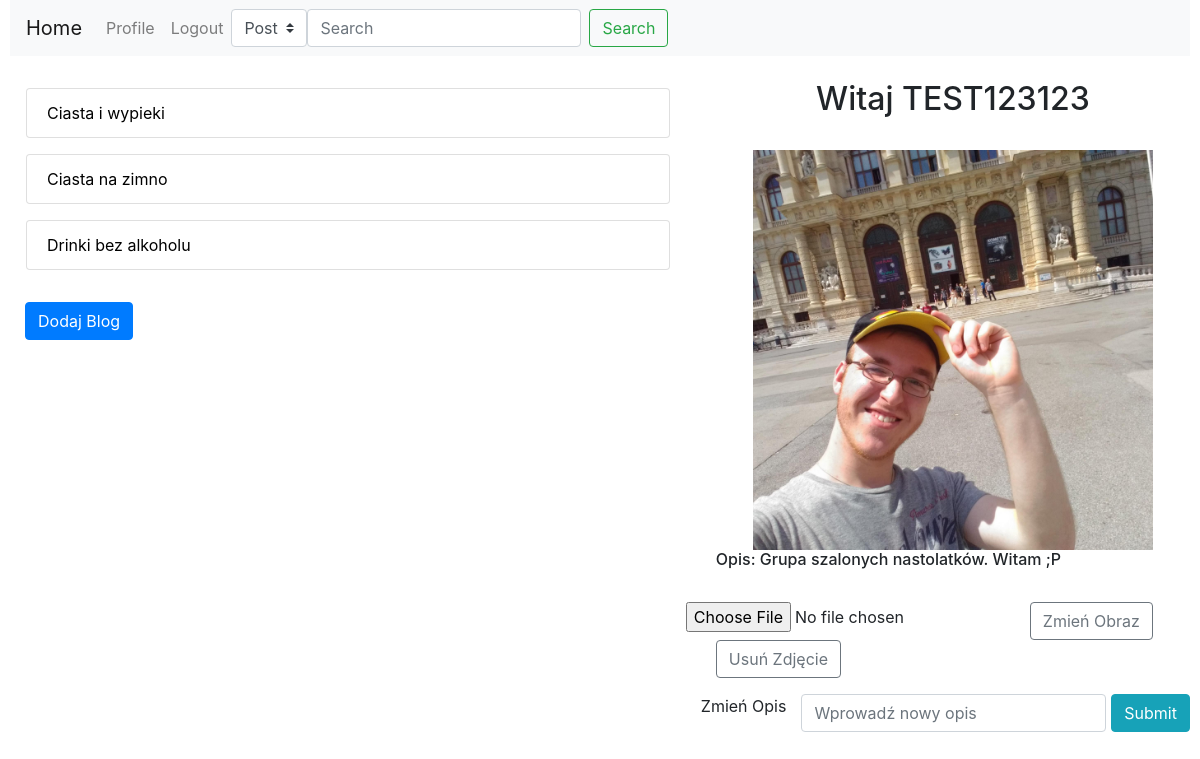
/profile/ (signed in), run on an earlier commit of the app's database.
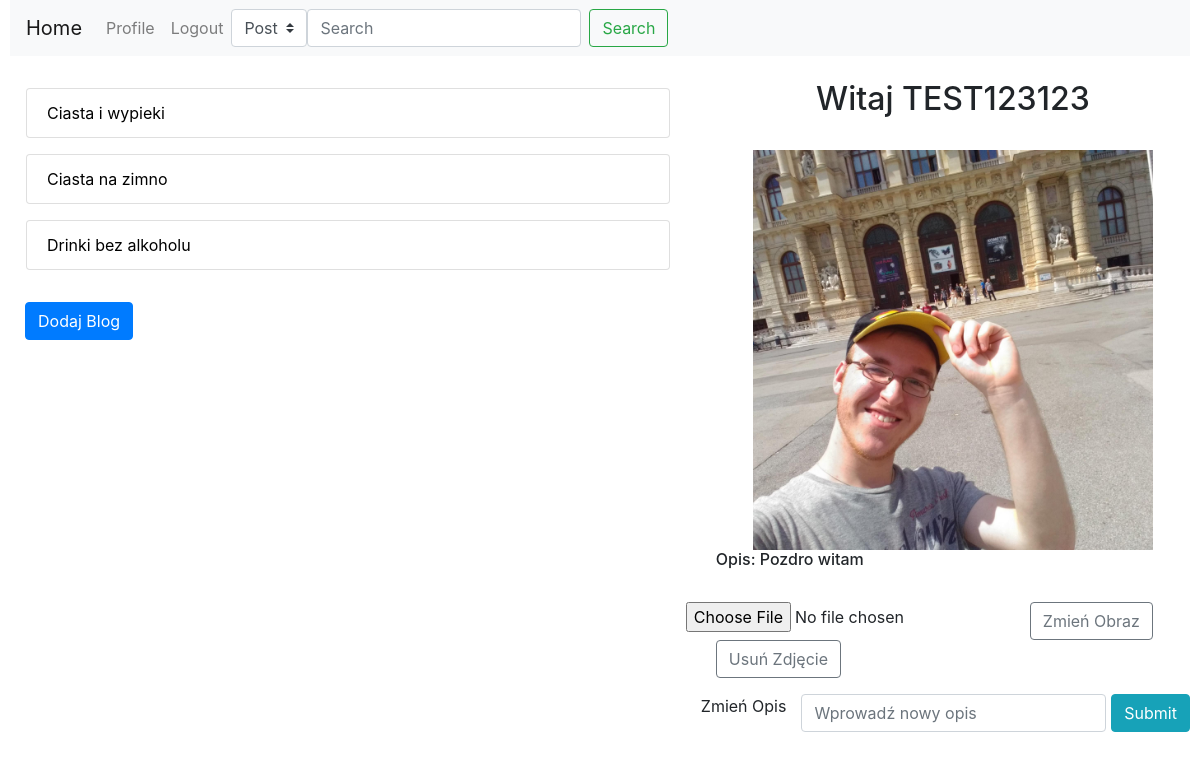
And on a later commit of the database.
### Blog/models.py (models this page shows, shortened)
class Profil(models.Model):
    User=models.OneToOneField(User,on_delete=models.CASCADE,primary_key=True)
    Zdjecie=models.ImageField(default='Profilowe/default_pic.jpg',upload_to=path_and_rename)
    Opis=models.CharField(max_length=1000,blank=True)

### Blog/views.py (the view)
# urls.py: path('profile/',views.profile,name='profile'),
def profile(request):
    if request.user.is_authenticated:
        p = models.Profil.objects.get(User=request.user)
        b = models.Blog.objects.filter(IDAutor = request.user)
        return render(request,"Blog/profile.html",{'account': p, 'blogs':b})
    else:
        messages.error(request,'Nie jesteś zalogowany !')
        return redirect('home')

### Blog/templates/Blog/profile.html (shortened to what this page needs)
{%extends 'Blog/base.html'%}
{%block content%}
<div class="row">
  <div class="col-7">
    {%if blogs%}
    <nav class="nav flex-column">
            <ul class="list-group" >
            {%for blog in blogs%}
            <a class="nav-link" href="{{blog.IDBlog}}/details">
              <div class="">
                <li class="list-group-item hovered">{{blog.Nazwa}}</li>
              </div>
            </a>
            {%endfor%}
            </ul>
          </nav>
          <br>
          {%else%}
          <h4>Nie masz żadnych blogów</h4>
          {%endif%}
    <div class="col-7">
      <button type="button" class="btn btn-primary" data-toggle="modal" data-target="#exampleModalCentered">
        Dodaj Blog
      </button>
    </div>
  </div>
  <div class="col-5">
      <div class="text-center">
         <h2>Witaj {{account.User.username}}</h2>
      </div>
      <br>
          <div class="form-group">
            <div class="text-center" >
              <img src="/Obrazki/{{account.Zdjecie}}"  height="400">
            </div>
            <div>
              <h6>Opis: {{account.Opis}}</h6>
            </div>
            <br>
            <div class="row">
                <form action="{% url 'newImage' %}" method="POST" enctype="multipart/form-data">
                  <div class="row">
                        <input type="file" name="Zdjecie" accept="image/png, image/jpeg">
                        <button class="btn btn-outline-secondary" type="submit">Zmień Obraz</button>
                  </div>
                </form>
              <div class="col">
                <form action="{% url 'default_pic' %}" method="GET">
                  <button type="submit" class="btn btn-outline-secondary"> Usuń Zdjęcie</button>
                </form>
              </div>
            </div>
          </div>
              <form action="/editOpis/" method="post">
              <div class="row">
                    <label for="OpisForm">Zmień Opis</label>
                  <div class="col">
                      <input type="text" class="form-control" id="OpisForm" name="OpisForm" placeholder="Wprowadź nowy opis">
                  </div>
                  <div class="col-2">
                    <input type="submit" style="float:right" class="btn btn-info" id="OpisFormBtn">
                  </div>
              </div>
              </form>
  </div>
</div>
{%endblock%}

What changed in the data, as far as the page shows it:
changed Profil "TEST123123": Opis "Grupa szalonych nastolatków. Witam ;P" → "Pozdro witam"
